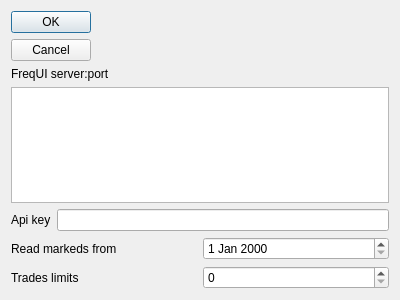
<?xml version="1.0" encoding="UTF-8"?>
<ui version="4.0">
 <class>settingsDialog</class>
 <widget class="QDialog" name="settingsDialog">
  <property name="geometry">
   <rect>
    <x>0</x>
    <y>0</y>
    <width>400</width>
    <height>300</height>
   </rect>
  </property>
  <property name="windowTitle">
   <string>Settings</string>
  </property>
  <property name="windowIcon">
   <iconset resource="resources.qrc">
    <normaloff>:/new/icon/s_black.png</normaloff>:/new/icon/s_black.png</iconset>
  </property>
  <layout class="QGridLayout" name="gridLayout">
   <item row="0" column="0">
    <widget class="QDialogButtonBox" name="buttonBox">
     <property name="orientation">
      <enum>Qt::Vertical</enum>
     </property>
     <property name="standardButtons">
      <set>QDialogButtonBox::Cancel|QDialogButtonBox::Ok</set>
     </property>
    </widget>
   </item>
   <item row="1" column="0">
    <layout class="QHBoxLayout" name="horizontalLayout_2">
     <item>
      <widget class="QLabel" name="label">
       <property name="text">
        <string>FreqUI server:port</string>
       </property>
      </widget>
     </item>
    </layout>
   </item>
   <item row="2" column="0">
    <widget class="QTextEdit" name="servers"/>
   </item>
   <item row="3" column="0">
    <layout class="QHBoxLayout" name="horizontalLayout">
     <item>
      <widget class="QLabel" name="label_2">
       <property name="text">
        <string>Api key</string>
       </property>
      </widget>
     </item>
     <item>
      <widget class="QLineEdit" name="apikey"/>
     </item>
    </layout>
   </item>
   <item row="4" column="0">
    <layout class="QHBoxLayout" name="horizontalLayout_4">
     <item>
      <widget class="QLabel" name="label_4">
       <property name="text">
        <string>Read markeds from</string>
       </property>
      </widget>
     </item>
     <item>
      <widget class="QDateEdit" name="markedfrom"/>
     </item>
    </layout>
   </item>
   <item row="5" column="0">
    <layout class="QHBoxLayout" name="horizontalLayout_3">
     <item>
      <widget class="QLabel" name="label_3">
       <property name="text">
        <string>Trades limits</string>
       </property>
      </widget>
     </item>
     <item>
      <widget class="QSpinBox" name="tradelimits">
       <property name="maximum">
        <number>10000</number>
       </property>
      </widget>
     </item>
    </layout>
   </item>
  </layout>
 </widget>
 <resources>
  <include location="resources.qrc"/>
 </resources>
 <connections>
  <connection>
   <sender>buttonBox</sender>
   <signal>accepted()</signal>
   <receiver>settingsDialog</receiver>
   <slot>accept()</slot>
   <hints>
    <hint type="sourcelabel">
     <x>248</x>
     <y>254</y>
    </hint>
    <hint type="destinationlabel">
     <x>157</x>
     <y>274</y>
    </hint>
   </hints>
  </connection>
  <connection>
   <sender>buttonBox</sender>
   <signal>rejected()</signal>
   <receiver>settingsDialog</receiver>
   <slot>reject()</slot>
   <hints>
    <hint type="sourcelabel">
     <x>316</x>
     <y>260</y>
    </hint>
    <hint type="destinationlabel">
     <x>286</x>
     <y>274</y>
    </hint>
   </hints>
  </connection>
 </connections>
</ui>
